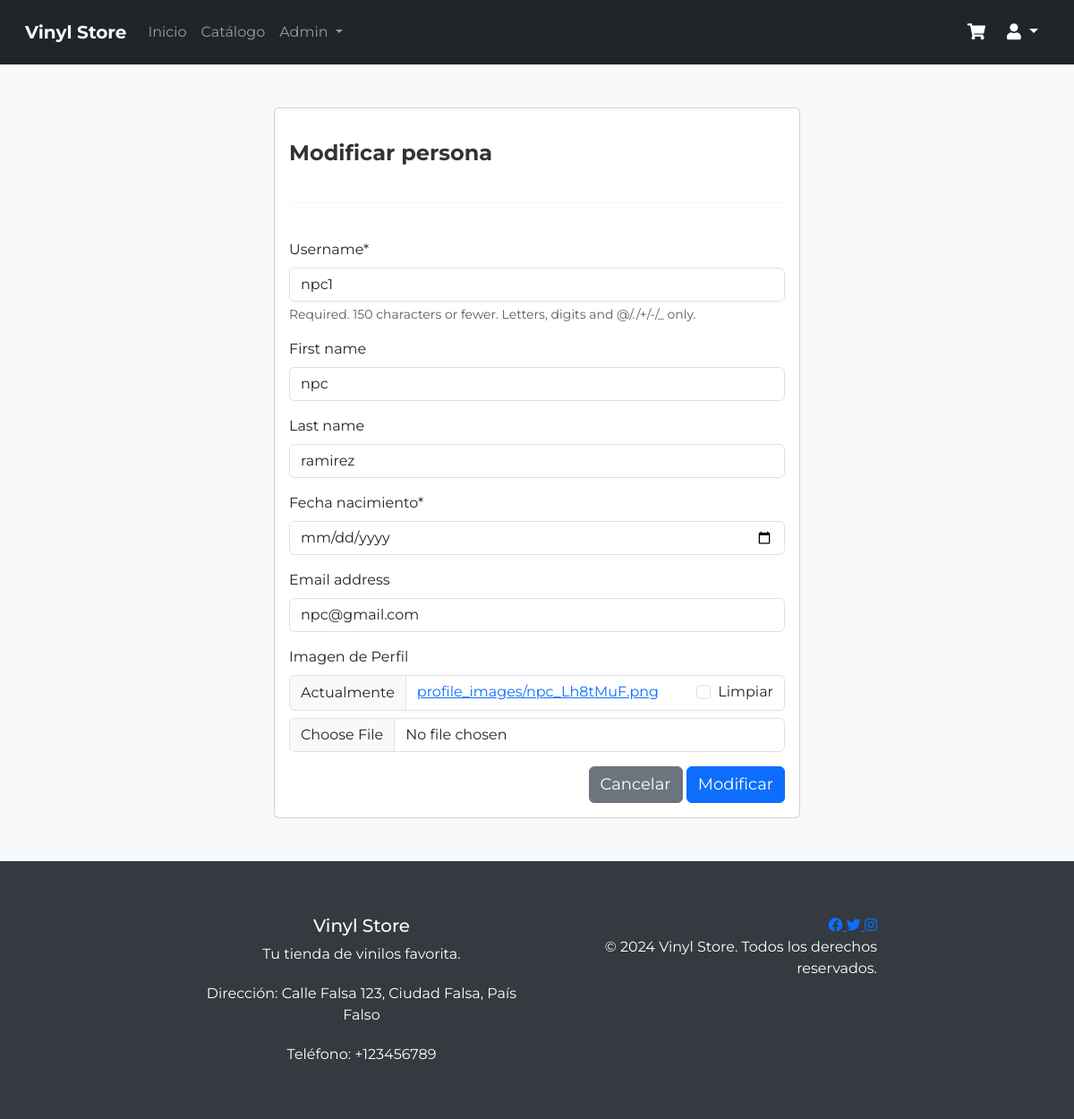
/modificarpersona/2 (signed in), run on the app's committed database.
### aplicacion/models.py (models this page shows, shortened)
class CustomUser(AbstractUser):
    fecha_nacimiento = models.DateField(blank=True, null=True)
    imagen = models.ImageField(upload_to='profile_images/', blank=True, null=True)

### aplicacion/views.py (the view)
# urls.py: path('modificarpersona/<id>',modificarpersona, name='modificarpersona'),
@permission_required('aplicacion.add_disco')
def modificarpersona(request, id):
    user = get_object_or_404(CustomUser, id=id)
    form = UpdCustomUserCreationForm(instance=user)
    if request.method == "POST":
        form = UpdCustomUserCreationForm(request.POST, files=request.FILES, instance=user)
        if form.is_valid():
            form.save()
            messages.success(request, "modificado correctamente")
            return redirect(to="personas")
    datos = {
        'user': user,
        'form': form
    }
    return render(request, 'aplicacion/administrador/modificarpersona.html', datos)

### aplicacion/forms.py (shortened to what this page needs)
class UpdCustomUserCreationForm(forms.ModelForm):
    fecha_nacimiento = forms.DateField(widget=forms.DateInput(attrs={"type":"date"}))
    imagen = forms.ImageField(label='Imagen de Perfil', required=False)
    class Meta:
        model = CustomUser
        fields = ['username', 'first_name', 'last_name', 'fecha_nacimiento', 'email', 'imagen']

### aplicacion/templates/aplicacion/administrador/modificarpersona.html (shortened to what this page needs)
{% extends "aplicacion/base.html" %}
{% load static %}
{% load crispy_forms_tags %}
{% block content %}
<br><br>
<div class="row">
    <div class="col-12 col-md-6 offset-md-3">
        <div class="card">
            <div class="card-body">
                <h2>Modificar persona</h2>
                <hr>
                <form action="" method="post" enctype="multipart/form-data">
                    {{form | crispy}}
                    <div class="d-flex justify-content-end">
                        <a href="{% url 'personas' %}">
                            <button type="button" class="btn btn-secondary">Cancelar</button>
                        </a>
                        <input type="submit" value="Modificar" class="btn btn-primary">
                    </div>
                </form>
            </div>
        </div>
    </div>
</div>
<br></br>
{% endblock content %}

### aplicacion/static/aplicacion/css/main.css (style rules this page uses)
body { font-family: 'Montserrat', sans-serif; background-color: #f8f9fa; margin-bottom: 0; }
hr { border-top: 1px solid #ddd; margin-top: 40px; margin-bottom: 40px; }
h2 { margin-top: 20px; margin-bottom: 20px; }
.btn { font-size: 18px; }
h2 { font-size: 1.5rem; font-weight: bold; color: #333; margin-bottom: 10px; }

### data on the page
CustomUser: username "npc1", first_name "npc", last_name "ramirez", email "npc@gmail.com"
